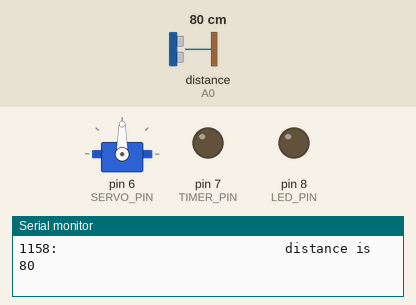
Simulated run of this sketch. Board: Arduino Uno, built with avr-gcc and run on an emulated ATmega328P. Parts: servo, output pins drawn as LEDs (lit = HIGH), the last lines printed to the serial monitor. Dashed ring = blinking. The test bench sets the inputs (shaded band); at power-on: distance to the obstacle (sensor on A0) 80 cm. No radio packets arrive unless stated; pins used as bus, display or sensor lines are not drawn.

Above: at 1.2 s.
1.3 s: distance to the obstacle (sensor on A0) set to 29 cm
4.3 s: distance to the obstacle (sensor on A0) set to 24 cm
At 4.44 s:
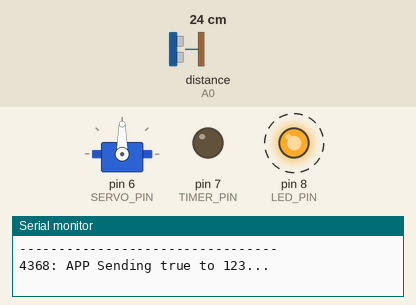
Timing chart, 0 to 13.3 s (numbered marks = the images above; inputs shaded):
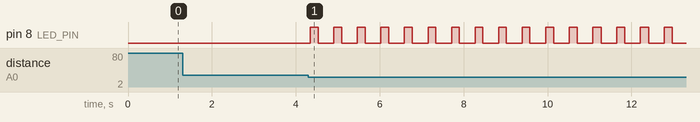

Measured:
- the behaviour switches between 26 and 25 cm on distance to the obstacle (sensor on A0) (found by bisection; images 0 and 1)
- after the input at 4.3 s, pin 8 (LED_PIN): alternates HIGH for 0.19 s and LOW for 0.37 s, starting after 0.05 s

The sketch:

rkas.ino
```cpp
/**
 * RF24NetworkHeader header 여기서 header는 통신에서 보충되는 정보들이 들어있는거임.
 * 내가 헤드라고 부르던거는 헤드가 아니라 master였음. ㅈㅅㅈㅅ
 * 실제 데이터는 payload 또는 body 또는 data라고 불림.
 *
 * 전송을 하거나 메세지를 받을 때, LED가 켜진다.
 *
 * 프로그램 순서
 * 1. 셋업
 * 2. 네트워크 업데이트.
 * 3. 부저가 켜져있으면 5 초이상 켜져있었는지 확인하고 끄던지 놔두던지 결정한다.
 * 4. 전송을 했었다면 마지막 전송한지 0.5 초 지났는지 확인하고 sent를 결정한다.
 * 5. 받을 메세지가 있는지 확인한다. 메세지가 있으면 확인하고 부저를 킨다.
 * 6. 거리를 측정한다.
 * 7. 마지막 전송한지 0.5초가 지났다면 거리를 THRESHOLD와 비교한 후 전송을 할지말지 결정한다.
 */
#include <RF24Network.h>
#include <RF24.h>
#include <SPI.h>
#include <SharpIR.h>
#include <Servo.h>

#define MODEL 1080           // IR센서 모델
#define THRESHOLD 25         // 적외선 센서의 측정 경계값, THRESHOLD보다 작으면 검출
#define BUZZER_DURATION 5000 // 부저가 켜져있을 시간
#define SERVO_MAX_POS 180    // 서보 최댓값
#define SERVO_MIN_POS 0      // 서보 최소값
#define SERVO_DURATION 1200  // 서보가 돌아가는데 걸리는 시간
#define SPRAY_PERIOD 10000 // 스프레이를 연속으로 뿌릴 간격
#define SENT_PERIOD 500    // 연속으로 전송할 간격
#define IR_PIN A0
#define CE_PIN 10
#define CS_PIN 9
#define LED_PIN 8
#define TIMER_PIN 7
#define SERVO_PIN 6

// you must change this value
#define NODE_ADDRESS 0      // select an address from the array

SharpIR Sharp(IR_PIN, MODEL);       // IR sensor

Servo spray;                        // servo motor

const uint16_t node_address_set[10] = { 00, 01, 02, 011, 021};

// 0 = Master
// 1-2 (01,02) = Children of Master(00)
// 3   (011)   = Children of (01)
// 4   (021)   = Children of (0)

const uint16_t pos_to_addr_from_this[5][2] = {
    {0123, 0123},           // 0123 is just dummy
    {00, 02},
    {021, 01},
    {01, 021},
    {0123, 011}
};
/**
 *      00      01       011
 *-------------------------------
 *  <-      <-      <-      <-
 *-------------------------------
 *  ->      ->      ->      ->
 *-------------------------------
 *      02      021
 */

// RF pin setting
RF24 radio(CE_PIN, CS_PIN);                                            // CE & CS pins to use (Using 10, 9)
RF24Network network(radio);


// RF address setiing
const uint16_t this_node = node_address_set[NODE_ADDRESS];             // Our node address
const uint16_t right_node = pos_to_addr_from_this[NODE_ADDRESS][0];    // Right node address of our node
const uint16_t up_right_node = pos_to_addr_from_this[NODE_ADDRESS][1]; // Up right node address of our node


// Buzzer control
unsigned int buzzer_prev = 0;
bool buzzer_status = false;

// Send control
unsigned int last_sent = 0;
bool sent = false;

// Spary control
unsigned int spray_prev = 0;
unsigned int servo_pos = 0;

// Functions
void handle_T(RF24NetworkHeader& header);
void led_on(int led_pin);
void led_off(int led_pin);
void buzzer_on(int buzzer_pin);
void buzzer_off(int buzzer_pin);

void setup(){
    // RF setting
    SPI.begin();                                           // Bring up the RF network
    radio.begin();
    radio.setPALevel(RF24_PA_HIGH);
    network.begin(/*channel*/ 100, /*node address*/ this_node );    // Set channel & address

    // Serial setting
    Serial.begin(9600);

    // Pin setting
    pinMode(LED_PIN, OUTPUT);       // LED for checking communication is working
    pinMode(TIMER_PIN, OUTPUT);

    // Servo setting
    spray.attach(SERVO_PIN);
}

void loop(){
    network.update();       // You have to do it every loop.

    if (servo_pos == SERVO_MAX_POS){                              // If servo is turned
        if (millis() - spray_prev > SERVO_DURATION){
            spray.write(SERVO_MIN_POS);
            servo_pos = SERVO_MIN_POS;
        }
    }

    if (buzzer_status){                                     // If buzzer is on
        if (millis() - buzzer_prev > BUZZER_DURATION){
            buzzer_off(TIMER_PIN);
            buzzer_status = false;
        }
    }

    if (sent){          // if s
        if (millis() - last_sent > SENT_PERIOD){
            sent = false;
        }
    }

    while (network.available()){                      // Is there anything ready for us?
        led_on(LED_PIN);

        RF24NetworkHeader header;                            // If so, take a look at it
        network.peek(header);

        switch (header.type){                              // Dispatch the message to the correct handler.
            case 'T': handle_T(header); break;
            default:
                Serial.print("*** WARNING *** Unknown message type ");
                Serial.println(header.type);
                network.read(header, 0, 0);
                break;
        };

        led_off(LED_PIN);
    }

    if (!sent){
        bool ok;                                        // Transmit success check.
        unsigned int distance = Sharp.distance();       // Sensing distance for detecting car.
        Serial.print(millis());
        Serial.print(":                             distance is ");
        Serial.println(distance);

        if (distance <= THRESHOLD){
            last_sent = millis();
            sent = true;
            led_on(LED_PIN);

            ok = send_T(right_node);
            if (ok){                                              // Notify us of the result
                Serial.print(millis());
                Serial.println(": APP Send to right ok");
            }
            else{
                Serial.print(millis());
                Serial.println(": APP Send to right failed");
            }

            ok = send_T(up_right_node);
            if (ok){                                              // Notify us of the result
                Serial.print(millis());
                Serial.println(": APP Send to up right ok");
            }
            else{
                Serial.print(millis());
                Serial.println(": APP Send to up right failed");
            }

            led_off(LED_PIN);
        }
    }
    delay(50);
}

/**
 * Send a 'T' message, detected
 */
bool send_T(uint16_t to){
    RF24NetworkHeader header(/*to node*/ to, /*type*/ 'T' /*True*/);

    // The 'T' message that we send is just a bool
    bool message = true;

    Serial.println("---------------------------------");
    Serial.print(millis());
    Serial.print(": APP Sending ");
    Serial.print(message ? "true" : "false");
    Serial.print(" to ");
    Serial.print(to, OCT);
    Serial.println("...");

    return network.write(header, &message, sizeof(bool));
}

/**
 * Handle a 'T' message
 * Turn on buzzer
 */
void handle_T(RF24NetworkHeader& header){
    bool message;                                                       // The 'T' message is just a bool

    network.read(header, &message, sizeof(bool));
    Serial.println("---------------------------------");
    Serial.print(millis());
    Serial.print(": APP Received ");
    Serial.print(message ? "true" : "false");
    Serial.print(" from ");
    Serial.println(header.from_node, OCT);

    if (message){
        // buzzer
        buzzer_on(TIMER_PIN);
        buzzer_status = true;
        buzzer_prev = millis();

        // spray
        if (millis() - spray_prev > SPRAY_PERIOD){
            spray.write(SERVO_MAX_POS);
            servo_pos = SERVO_MAX_POS;
            spray_prev = millis();
        }
    }
}

void led_on(int led_pin){
    digitalWrite(led_pin, HIGH);
}

void led_off(int led_pin){
    digitalWrite(led_pin, LOW);
}

void buzzer_on(int timer_pin){
    digitalWrite(timer_pin, HIGH);
}

void buzzer_off(int timer_pin){
    digitalWrite(timer_pin, LOW);
}
```
